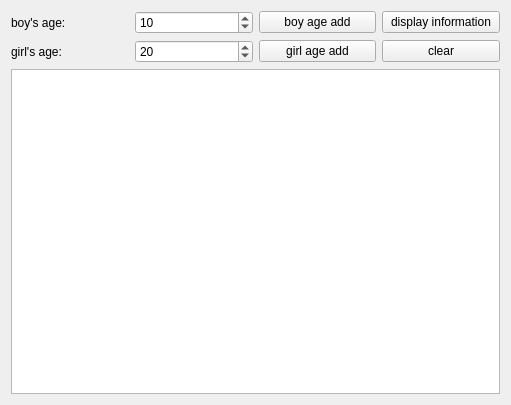
<?xml version="1.0" encoding="UTF-8"?>
<ui version="4.0">
 <class>Widget</class>
 <widget class="QWidget" name="Widget">
  <property name="geometry">
   <rect>
    <x>0</x>
    <y>0</y>
    <width>511</width>
    <height>405</height>
   </rect>
  </property>
  <property name="windowTitle">
   <string>元系统Demo</string>
  </property>
  <layout class="QVBoxLayout" name="verticalLayout">
   <item>
    <layout class="QGridLayout" name="gridLayout">
     <item row="0" column="0">
      <widget class="QLabel" name="label">
       <property name="text">
        <string>boy's age:</string>
       </property>
      </widget>
     </item>
     <item row="0" column="1">
      <widget class="QSpinBox" name="spinBoy">
       <property name="value">
        <number>10</number>
       </property>
      </widget>
     </item>
     <item row="0" column="2">
      <widget class="QPushButton" name="btnBoyInc">
       <property name="text">
        <string>boy age add</string>
       </property>
      </widget>
     </item>
     <item row="0" column="3">
      <widget class="QPushButton" name="btnClassInfo">
       <property name="text">
        <string>display information</string>
       </property>
      </widget>
     </item>
     <item row="1" column="0">
      <widget class="QLabel" name="label_2">
       <property name="text">
        <string>girl's age:</string>
       </property>
      </widget>
     </item>
     <item row="1" column="1">
      <widget class="QSpinBox" name="spinGirl">
       <property name="value">
        <number>20</number>
       </property>
      </widget>
     </item>
     <item row="1" column="2">
      <widget class="QPushButton" name="btnGirlInc">
       <property name="text">
        <string>girl age add</string>
       </property>
      </widget>
     </item>
     <item row="1" column="3">
      <widget class="QPushButton" name="btnClear">
       <property name="text">
        <string>clear</string>
       </property>
      </widget>
     </item>
    </layout>
   </item>
   <item>
    <widget class="QPlainTextEdit" name="plainTextEdit"/>
   </item>
  </layout>
 </widget>
 <resources/>
 <connections/>
</ui>
